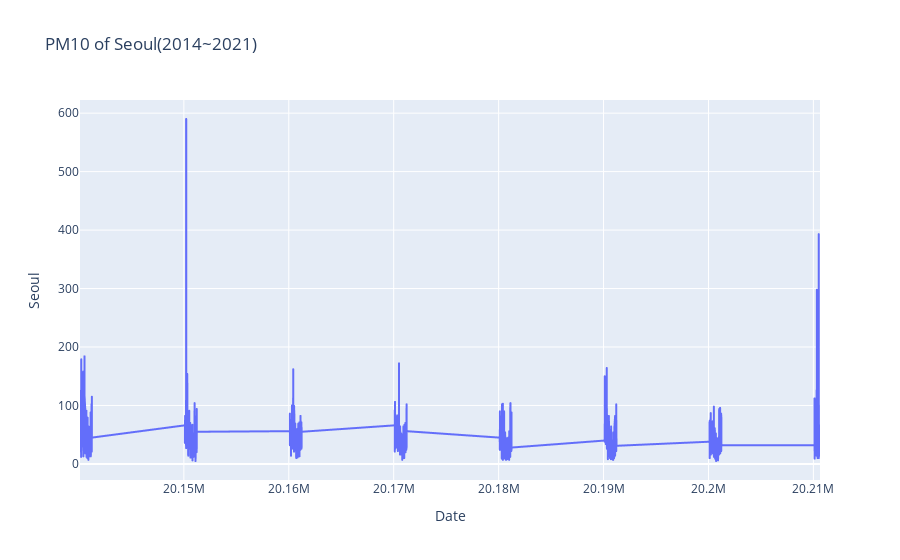

Source (notebook cell):
### Code cell
fig = px.line(df, x = 'Date', y = 'Seoul', title = 'PM10 of Seoul(2014~2021)')
fig.show()

### Figure 1 — Plotly figure (JSON) as saved in the notebook; plotly's stock layout.template omitted (floating-point values rounded to 4 significant figures; data arrays with more than 128 entries replaced by an {"elided": "..."} marker saying what was removed)
{"data": [{"hovertemplate": "Date=%{x}<br>Seoul=%{y}<extra></extra>", "legendgroup": "", "line": {"color": "#636efa", "dash": "solid"}, "marker": {"symbol": "circle"}, "mode": "lines", "name": "", "showlegend": false, "type": "scattergl", "x": {"elided": "2738 int values"}, "xaxis": "x", "y": {"elided": "2738 int values"}, "yaxis": "y"}], "layout": {"legend": {"tracegroupgap": 0}, "title": {"text": "PM10 of Seoul(2014~2021)"}, "xaxis": {"anchor": "y", "domain": [0, 1], "title": {"text": "Date"}}, "yaxis": {"anchor": "x", "domain": [0, 1], "title": {"text": "Seoul"}}}}
